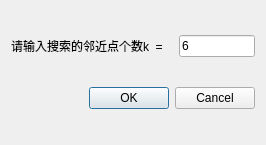
<?xml version="1.0" encoding="UTF-8"?>
<ui version="4.0">
 <class>Dialog</class>
 <widget class="QDialog" name="Dialog">
  <property name="geometry">
   <rect>
    <x>0</x>
    <y>0</y>
    <width>266</width>
    <height>145</height>
   </rect>
  </property>
  <property name="windowTitle">
   <string>Dialog</string>
  </property>
  <layout class="QVBoxLayout" name="verticalLayout">
   <item>
    <layout class="QHBoxLayout" name="horizontalLayout">
     <item>
      <widget class="QLabel" name="label">
       <property name="text">
        <string>请输入搜索的邻近点个数k  =   </string>
       </property>
       <property name="scaledContents">
        <bool>false</bool>
       </property>
      </widget>
     </item>
     <item>
      <widget class="QLineEdit" name="lineEdit">
       <property name="text">
        <string>6</string>
       </property>
      </widget>
     </item>
    </layout>
   </item>
   <item>
    <widget class="QDialogButtonBox" name="buttonBox">
     <property name="orientation">
      <enum>Qt::Orientation::Horizontal</enum>
     </property>
     <property name="standardButtons">
      <set>QDialogButtonBox::StandardButton::Cancel|QDialogButtonBox::StandardButton::Ok</set>
     </property>
    </widget>
   </item>
  </layout>
 </widget>
 <resources/>
 <connections>
  <connection>
   <sender>buttonBox</sender>
   <signal>accepted()</signal>
   <receiver>Dialog</receiver>
   <slot>accept()</slot>
   <hints>
    <hint type="sourcelabel">
     <x>248</x>
     <y>254</y>
    </hint>
    <hint type="destinationlabel">
     <x>157</x>
     <y>274</y>
    </hint>
   </hints>
  </connection>
  <connection>
   <sender>buttonBox</sender>
   <signal>rejected()</signal>
   <receiver>Dialog</receiver>
   <slot>reject()</slot>
   <hints>
    <hint type="sourcelabel">
     <x>316</x>
     <y>260</y>
    </hint>
    <hint type="destinationlabel">
     <x>286</x>
     <y>274</y>
    </hint>
   </hints>
  </connection>
 </connections>
</ui>
